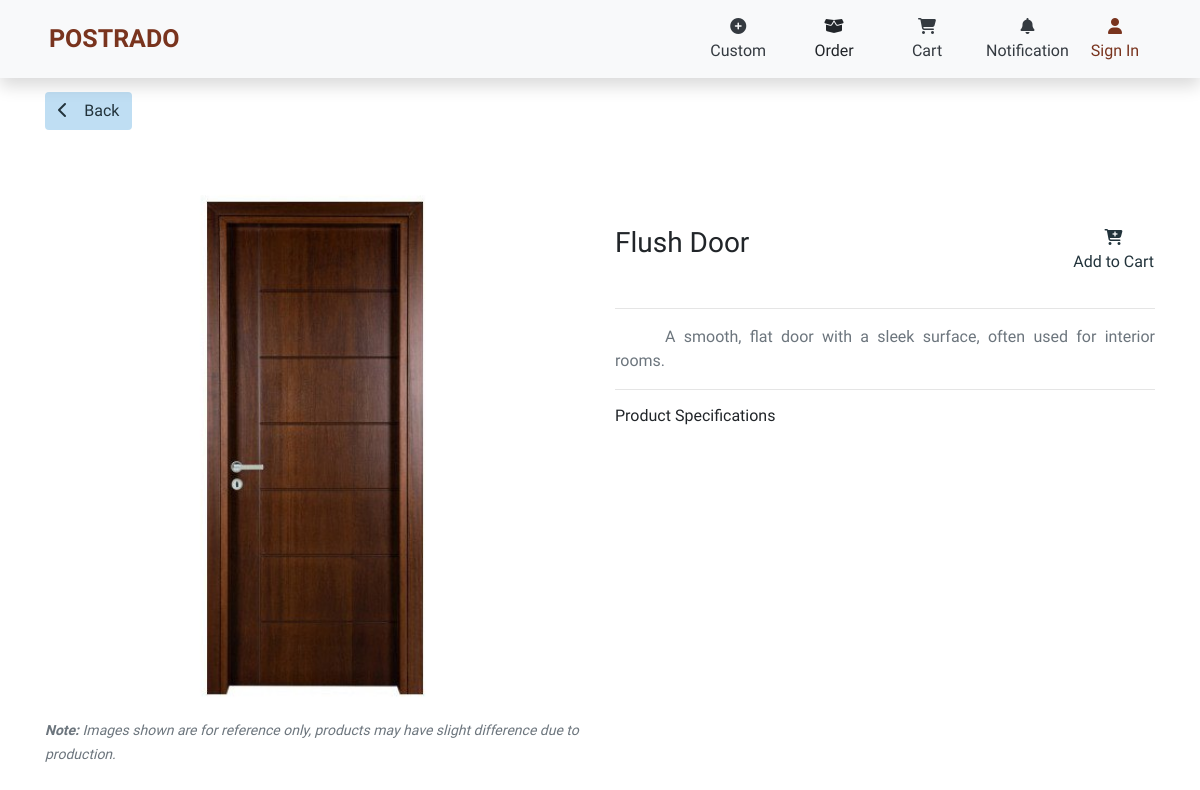
The app's page /ctr-productView.php?p=2 with its own data.
### tables this page shows
CREATE TABLE `products` (
  `id` int(11) NOT NULL,
  `product_name` varchar(255) NOT NULL,
  `category` int(11) NOT NULL,
  `description` varchar(255) DEFAULT NULL,
  `sale` int(11) DEFAULT NULL,
  `status` tinyint(4) NOT NULL DEFAULT 1,
  `production_duration` int(11) DEFAULT NULL,
  `archived` tinyint(11) NOT NULL DEFAULT 0,
  `date_created` datetime NOT NULL,
  `date_archived` datetime DEFAULT NULL,
  `added_by` int(11) NOT NULL
);

### ctr-productView.php (the view, shortened to what this page needs)
<?php
    require('./functions/userValidate.php');
    $productId = '0';
    if(isset($_GET["p"])){
        $productId = $_GET["p"];
    }
    $product = $conn->query("
        SELECT p.*, c.category_name
        FROM products p
            INNER JOIN category c ON p.category = c.id
        WHERE p.id = '$productId'
    ")->fetch_assoc();
?>
<!DOCTYPE html>
<html lang="en">
<head>
    <link rel="stylesheet" href="https://cdn.jsdelivr.net/npm/bootstrap@4.6.2/dist/css/bootstrap.min.css">
    <link rel="stylesheet" href="./css/animations.css?t=<?=time()?>">
    <link rel="stylesheet" href="./css/styles.css?t=<?=time()?>">
    <link rel="stylesheet" href="./css/ctr/ctr-navbar.css?t=<?=time()?>">
    <link rel="stylesheet" href="./css/ctr/ctr-productView.css?t=<?=time()?>">
</head>
<body>
    <?php
        include('./layouts/ctr/ctr-navbar.php');
    ?>
    <div class="py-3" id="main-div">
        <div class="container py-3 mb-5">
            <?php
                if(isset($product["id"])){
            ?>
            <button class="btn btn-blue" onclick="history.back()">
                <i class="fa-solid fa-chevron-left"></i>&emsp;Back
            </button>
            <div class="row mt-5">
                <div class="col col-12 col-lg-6" style="position: relative;">
                    <img id="productImg" class="" src="./img/products/<?=$product["id"]?>.png?t=<?=time()?>" alt="" style="width: 100%">
                    <small class="text-muted font-italic"><b>Note:</b> Images shown are for reference only, products may have slight difference due to production.</small>
                </div>
                <div class="col col-12 col-lg-6 pt-5" style="position: relative">
                    <?php
                        if(isset($_SESSION["user"]) and $product["status"] == 1){
                            echo '
                                <a class="add-cart-btn text-dblue text-medium text-center pr-3" role="button" data-toggle="modal" data-target="#addToCartModal" style="position: absolute; right: 0">
                                    <i class="fa-solid fa-cart-plus"></i><br>
                                    Add to Cart
                                </a>
                            ';
                        }
                        elseif(!isset($_SESSION["user"]) and $product["status"] == 1){
                            echo '
                                <a class="text-dblue text-medium text-center pr-3" href="./login.php" style="position: absolute; right: 0">
                                    <i class="fa-solid fa-cart-plus"></i><br>
                                    Add to Cart
                                </a>
                            ';
                        }
                    ?>
                    <div class="productDetailsDiv">
                        <h3 id="productName" class="text-medium"><?=$product["product_name"]?></h3>
                    </div>
                    <hr>
                    <p id="description" class="text-secondary"><?=$product["description"]?></p>
                    <hr>
                    <div id="productSpecsDiv">
                        <h6 class="text-medium">Product Specifications</h6>
                    </div>
                </div>
            </div>
            <?php } ?>
        </div>
    </div>
</body>
</html>

### css/styles.css (style rules this page uses)
:root { --brown: #79341e; --lbrown: #f0ead2; --lblue: #bfdef3; --dblue: #22333b; --fnt: "Work Sans", sans-serif; }
*, .text-regular { font-family: var(--fnt); font-optical-sizing: auto; font-weight: 400; font-variation-settings: "wdth" 100; }
.text-medium { font-family: var(--fnt); font-optical-sizing: auto; font-weight: 500; font-variation-settings: "wdth" 100; }
h1, h2, h3, h4, h5, h6, b, .text-bold { font-family: var(--fnt); font-optical-sizing: auto; font-weight: 700; font-variation-settings: "wdth" 100; }
.btn-blue { background-color: var(--lblue); color: var(--dblue); }
.text-dblue { color: var(--dblue); }
#main-div { animation: transitionIn-Y-bottom 0.5s; }

### css/ctr/ctr-productView.css (style rules this page uses)
#description { text-indent: 50px; text-align: justify; }

### records on screen
products: product_name "Flush Door", description "A smooth, flat door with a sleek surface, often used for interior rooms."
